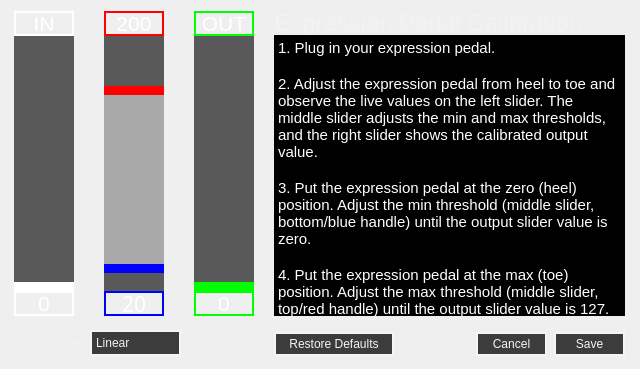
<?xml version="1.0" encoding="UTF-8"?>
<ui version="4.0">
 <class>pedalCal</class>
 <widget class="QDialog" name="pedalCal">
  <property name="geometry">
   <rect>
    <x>0</x>
    <y>0</y>
    <width>640</width>
    <height>369</height>
   </rect>
  </property>
  <property name="windowTitle">
   <string>Dialog</string>
  </property>
  <property name="styleSheet">
   <string notr="true">/**************LABEL**************/
QLabel
{
	font: 16pt &quot;Futura PT&quot;;
	color: rgb(242, 242, 242);
	background-color: transparent;
}

/*----------- QPushButton ------------*/
QPushButton
{
	background: rgb(60, 60, 60);
	color: rgb(245, 245, 245);
	border: 2px solid rgb(245, 245, 245);
	font: 12pt &quot;Futura PT&quot;;
	padding: 0, 1, 0, 0;
}


QPushButton:pressed
{
	background: rgb(245, 245, 245);
	color: rgb(60, 60, 60);
	border: 2px solid rgb(245, 245, 245);
	font: 12pt &quot;Futura PT&quot;;
	padding: 0, 1, 0, 0;
}

/*----------- QComboBox ------------*/
QComboBox
{
	font: 12pt &quot;Futura PT&quot;;
	border: 2px solid rgb(245, 245, 245);
	background: rgb(60, 60, 60);
	color: rgb(242, 242, 242);
	padding: 1px 3px 1px 4px;
 }

QComboBox QListView
{
	background-color: rgb(60, 60, 60);
	border: transparent;
	font: 12pt &quot;Futura PT&quot;;
	padding-left: 3px;
	padding-right: 3px;
	min-width: 70px;
}

QComboBox QAbstractItemView
{
    min-width: 150px;
}

QComboBox::item:alternate
{
	background: rgb(90, 90, 90);
}

QComboBox::item:selected
{
	border: 1px solid transparent;
	background: rgb(0,174,239);
}

QComboBox::indicator
{
	background-color: transparent;
	selection-background-color: transparent;
	color: transparent;
	selection-color: white;
}

QComboBox::drop-down
{
	width: 1px;
	height: 1px;
	subcontrol-origin: margin;
	subcontrol-position: right center;
	border-left-width: 0px;
	border-right-width: 0px;
	border-top-width: 0px;
	border-bottom-width: 0px;
	padding: 1px 1px 1px 4px;
}

QComboBox::disabled
{
	font: 12pt &quot;Futura PT&quot;;
	border: 2px solid rgb(100, 100, 100);
	background: rgba(20, 20, 20, 100);
	color: rgb(100, 100, 100);
	padding: 1px 3px 1px 4px;
}

QComboBox::focus
{
	border: 2px solid rgb(0, 174, 239);
}
</string>
  </property>
  <widget class="QSlider" name="slider_min">
   <property name="geometry">
    <rect>
     <x>104</x>
     <y>191</y>
     <width>60</width>
     <height>100</height>
    </rect>
   </property>
   <property name="styleSheet">
    <string notr="true">/*-------QSlider-------*/
QSlider
{
	background: none;
}

/*-----VERTICAL-----*/

QSlider::groove:vertical
{
	border: none;
}

QSlider::handle:vertical
{
	background: rgba(0, 0, 255,255);
	border: none;
	height: 9px;
	
}

QSlider::add-page:vertical
{
	background: rgba(89, 89, 89,255);
}

QSlider::sub-page:vertical
{
	background: rgba(169, 169, 169, 0);
}</string>
   </property>
   <property name="maximum">
    <number>100</number>
   </property>
   <property name="value">
    <number>20</number>
   </property>
   <property name="orientation">
    <enum>Qt::Vertical</enum>
   </property>
  </widget>
  <widget class="QSlider" name="slider_max">
   <property name="geometry">
    <rect>
     <x>104</x>
     <y>36</y>
     <width>60</width>
     <height>100</height>
    </rect>
   </property>
   <property name="styleSheet">
    <string notr="true">/*-------QSlider-------*/
QSlider
{
	background: none;
}

/*-----VERTICAL-----*/

QSlider::groove:vertical
{
	border: none;
}

QSlider::handle:vertical
{
	background: rgba(255, 0, 0,255);
	border: none;
	height: 9px;
	
}

QSlider::add-page:vertical
{
	background: rgba(89, 89, 89,0);
}

QSlider::sub-page:vertical
{
	background: rgba(89, 89, 89,255);
}</string>
   </property>
   <property name="minimum">
    <number>155</number>
   </property>
   <property name="maximum">
    <number>255</number>
   </property>
   <property name="value">
    <number>200</number>
   </property>
   <property name="orientation">
    <enum>Qt::Vertical</enum>
   </property>
  </widget>
  <widget class="QLabel" name="bg_midde_slider">
   <property name="geometry">
    <rect>
     <x>104</x>
     <y>36</y>
     <width>60</width>
     <height>255</height>
    </rect>
   </property>
   <property name="styleSheet">
    <string notr="true">background: rgba(169, 169, 169, 255)</string>
   </property>
   <property name="text">
    <string/>
   </property>
  </widget>
  <widget class="QSlider" name="slider_in">
   <property name="geometry">
    <rect>
     <x>14</x>
     <y>36</y>
     <width>60</width>
     <height>255</height>
    </rect>
   </property>
   <property name="styleSheet">
    <string notr="true">/*-------QSlider-------*/
QSlider
{
	background: none;
}

/*-----VERTICAL-----*/

QSlider::groove:vertical
{
	border: none;
}

QSlider::handle:vertical
{
	background: rgba(255, 255, 255, 255);;
	border: none;
	height: 9px;
	
}

QSlider::add-page:vertical
{
	background: rgba(89, 89, 89,255);
}

QSlider::sub-page:vertical
{
	background: rgba(89, 89, 89,255);
}</string>
   </property>
   <property name="minimum">
    <number>0</number>
   </property>
   <property name="maximum">
    <number>255</number>
   </property>
   <property name="value">
    <number>0</number>
   </property>
   <property name="orientation">
    <enum>Qt::Vertical</enum>
   </property>
  </widget>
  <widget class="ReadOnlySlider" name="slider_out">
   <property name="geometry">
    <rect>
     <x>194</x>
     <y>36</y>
     <width>60</width>
     <height>255</height>
    </rect>
   </property>
   <property name="styleSheet">
    <string notr="true">/*-------QSlider-------*/
QSlider
{
	background: none;
}

/*-----VERTICAL-----*/

QSlider::groove:vertical
{
	border: none;
}

QSlider::handle:vertical
{
	background: rgba(0, 255, 0,255);;
	border: none;
	height: 9px;
	
}

QSlider::add-page:vertical
{
	background: rgba(89, 89, 89,255);
}

QSlider::sub-page:vertical
{
	background: rgba(89, 89, 89,255);
}</string>
   </property>
   <property name="minimum">
    <number>0</number>
   </property>
   <property name="maximum">
    <number>127</number>
   </property>
   <property name="value">
    <number>0</number>
   </property>
   <property name="orientation">
    <enum>Qt::Vertical</enum>
   </property>
  </widget>
  <widget class="QLabel" name="label_min_val">
   <property name="geometry">
    <rect>
     <x>104</x>
     <y>291</y>
     <width>60</width>
     <height>25</height>
    </rect>
   </property>
   <property name="font">
    <font>
     <family>Futura PT</family>
     <pointsize>16</pointsize>
     <italic>false</italic>
     <bold>false</bold>
    </font>
   </property>
   <property name="styleSheet">
    <string notr="true">color: white;
border: 2px solid blue;</string>
   </property>
   <property name="text">
    <string>20</string>
   </property>
   <property name="alignment">
    <set>Qt::AlignCenter</set>
   </property>
  </widget>
  <widget class="QLabel" name="label_in_val">
   <property name="geometry">
    <rect>
     <x>14</x>
     <y>291</y>
     <width>60</width>
     <height>25</height>
    </rect>
   </property>
   <property name="font">
    <font>
     <pointsize>16</pointsize>
     <italic>false</italic>
     <bold>false</bold>
    </font>
   </property>
   <property name="styleSheet">
    <string notr="true">color: white;
border: 2px solid white;</string>
   </property>
   <property name="text">
    <string>0</string>
   </property>
   <property name="alignment">
    <set>Qt::AlignCenter</set>
   </property>
  </widget>
  <widget class="QLabel" name="label_out_val">
   <property name="geometry">
    <rect>
     <x>194</x>
     <y>291</y>
     <width>60</width>
     <height>25</height>
    </rect>
   </property>
   <property name="font">
    <font>
     <pointsize>16</pointsize>
     <italic>false</italic>
     <bold>false</bold>
    </font>
   </property>
   <property name="styleSheet">
    <string notr="true">color: white;
border: 2px solid rgb(0,255,0);</string>
   </property>
   <property name="text">
    <string>0</string>
   </property>
   <property name="alignment">
    <set>Qt::AlignCenter</set>
   </property>
  </widget>
  <widget class="QLabel" name="label_max_val">
   <property name="geometry">
    <rect>
     <x>104</x>
     <y>11</y>
     <width>60</width>
     <height>25</height>
    </rect>
   </property>
   <property name="font">
    <font>
     <pointsize>16</pointsize>
     <italic>false</italic>
     <bold>false</bold>
    </font>
   </property>
   <property name="styleSheet">
    <string notr="true">color: white;
border: 2px solid red;</string>
   </property>
   <property name="text">
    <string>200</string>
   </property>
   <property name="alignment">
    <set>Qt::AlignCenter</set>
   </property>
  </widget>
  <widget class="QLabel" name="label_in">
   <property name="geometry">
    <rect>
     <x>14</x>
     <y>11</y>
     <width>60</width>
     <height>25</height>
    </rect>
   </property>
   <property name="font">
    <font>
     <pointsize>16</pointsize>
     <italic>false</italic>
     <bold>false</bold>
    </font>
   </property>
   <property name="styleSheet">
    <string notr="true">color: white;
border: 2px solid white;</string>
   </property>
   <property name="text">
    <string>IN</string>
   </property>
   <property name="alignment">
    <set>Qt::AlignCenter</set>
   </property>
  </widget>
  <widget class="QLabel" name="label_out">
   <property name="geometry">
    <rect>
     <x>194</x>
     <y>11</y>
     <width>60</width>
     <height>25</height>
    </rect>
   </property>
   <property name="font">
    <font>
     <pointsize>16</pointsize>
     <italic>false</italic>
     <bold>false</bold>
    </font>
   </property>
   <property name="styleSheet">
    <string notr="true">color: white;
border: 2px solid rgb(0,255,0);</string>
   </property>
   <property name="text">
    <string>OUT</string>
   </property>
   <property name="alignment">
    <set>Qt::AlignCenter</set>
   </property>
  </widget>
  <widget class="QTextBrowser" name="text_instructions">
   <property name="geometry">
    <rect>
     <x>274</x>
     <y>35</y>
     <width>351</width>
     <height>281</height>
    </rect>
   </property>
   <property name="styleSheet">
    <string notr="true">QTextEdit {
    background-color: rgba(0,0,0,255);
    color: white;
    font: 14px &quot;Futura-normal&quot;;
border: black;
}
</string>
   </property>
   <property name="verticalScrollBarPolicy">
    <enum>Qt::ScrollBarAlwaysOff</enum>
   </property>
   <property name="html">
    <string>&lt;!DOCTYPE HTML PUBLIC &quot;-//W3C//DTD HTML 4.0//EN&quot; &quot;http://www.w3.org/TR/REC-html40/strict.dtd&quot;&gt;
&lt;html&gt;&lt;head&gt;&lt;meta name=&quot;qrichtext&quot; content=&quot;1&quot; /&gt;&lt;meta charset=&quot;utf-8&quot; /&gt;&lt;style type=&quot;text/css&quot;&gt;
p, li { white-space: pre-wrap; }
&lt;/style&gt;&lt;/head&gt;&lt;body style=&quot; font-family:'Futura-normal'; font-size:14px; font-weight:400; font-style:normal;&quot;&gt;
&lt;p style=&quot; margin-top:0px; margin-bottom:0px; margin-left:0px; margin-right:0px; -qt-block-indent:0; text-indent:0px;&quot;&gt;&lt;span style=&quot; font-family:'Droid Sans Mono'; font-size:11pt;&quot;&gt;1. Plug in your expression pedal.&lt;/span&gt;&lt;/p&gt;
&lt;p style=&quot;-qt-paragraph-type:empty; margin-top:0px; margin-bottom:0px; margin-left:0px; margin-right:0px; -qt-block-indent:0; text-indent:0px; font-family:'Droid Sans Mono'; font-size:11pt;&quot;&gt;&lt;br /&gt;&lt;/p&gt;
&lt;p style=&quot; margin-top:0px; margin-bottom:0px; margin-left:0px; margin-right:0px; -qt-block-indent:0; text-indent:0px;&quot;&gt;&lt;span style=&quot; font-family:'Droid Sans Mono'; font-size:11pt;&quot;&gt;2. Adjust the expression pedal from heel to toe and observe the live values on the left slider. The middle slider adjusts the min and max thresholds, and the right slider shows the calibrated output value.&lt;/span&gt;&lt;/p&gt;
&lt;p style=&quot;-qt-paragraph-type:empty; margin-top:0px; margin-bottom:0px; margin-left:0px; margin-right:0px; -qt-block-indent:0; text-indent:0px; font-family:'Droid Sans Mono'; font-size:11pt;&quot;&gt;&lt;br /&gt;&lt;/p&gt;
&lt;p style=&quot; margin-top:0px; margin-bottom:0px; margin-left:0px; margin-right:0px; -qt-block-indent:0; text-indent:0px;&quot;&gt;&lt;span style=&quot; font-family:'Droid Sans Mono'; font-size:11pt;&quot;&gt;3. Put the expression pedal at the zero (heel) position. Adjust the min threshold (middle slider, bottom/blue handle) until the output slider value is zero.&lt;/span&gt;&lt;/p&gt;
&lt;p style=&quot;-qt-paragraph-type:empty; margin-top:0px; margin-bottom:0px; margin-left:0px; margin-right:0px; -qt-block-indent:0; text-indent:0px; font-family:'Droid Sans Mono'; font-size:11pt;&quot;&gt;&lt;br /&gt;&lt;/p&gt;
&lt;p style=&quot; margin-top:0px; margin-bottom:0px; margin-left:0px; margin-right:0px; -qt-block-indent:0; text-indent:0px;&quot;&gt;&lt;span style=&quot; font-family:'Droid Sans Mono'; font-size:11pt;&quot;&gt;4. Put the expression pedal at the max (toe) position. Adjust the max threshold (middle slider, top/red handle) until the output slider value is 127.&lt;/span&gt;&lt;/p&gt;
&lt;p style=&quot;-qt-paragraph-type:empty; margin-top:0px; margin-bottom:0px; margin-left:0px; margin-right:0px; -qt-block-indent:0; text-indent:0px; font-family:'Droid Sans Mono'; font-size:11pt;&quot;&gt;&lt;br /&gt;&lt;/p&gt;
&lt;p style=&quot; margin-top:0px; margin-bottom:0px; margin-left:0px; margin-right:0px; -qt-block-indent:0; text-indent:0px;&quot;&gt;&lt;span style=&quot; font-family:'Droid Sans Mono'; font-size:11pt;&quot;&gt;5. When satisfied, click [save] to send the calibration values to the device.&lt;/span&gt;&lt;/p&gt;
&lt;p style=&quot;-qt-paragraph-type:empty; margin-top:0px; margin-bottom:0px; margin-left:0px; margin-right:0px; -qt-block-indent:0; text-indent:0px; font-family:'Droid Sans Mono'; font-size:11pt;&quot;&gt;&lt;br /&gt;&lt;/p&gt;&lt;/body&gt;&lt;/html&gt;</string>
   </property>
  </widget>
  <widget class="QLabel" name="label_title">
   <property name="geometry">
    <rect>
     <x>274</x>
     <y>10</y>
     <width>351</width>
     <height>25</height>
    </rect>
   </property>
   <property name="font">
    <font>
     <pointsize>18</pointsize>
     <italic>false</italic>
     <bold>false</bold>
    </font>
   </property>
   <property name="styleSheet">
    <string notr="true">QLabel
{
	color: white;
	font: 18pt &quot;Futura PT&quot;;
	color: rgb(242, 242, 242);
	background-color: transparent;
}

</string>
   </property>
   <property name="text">
    <string>Expression Pedal Calibration</string>
   </property>
   <property name="alignment">
    <set>Qt::AlignLeading|Qt::AlignLeft|Qt::AlignVCenter</set>
   </property>
  </widget>
  <widget class="QComboBox" name="dropdown_table">
   <property name="geometry">
    <rect>
     <x>90</x>
     <y>330</y>
     <width>91</width>
     <height>26</height>
    </rect>
   </property>
   <property name="toolTip">
    <string>Sets the type of curve to &lt;br&gt;apply to incoming values. </string>
   </property>
   <property name="styleSheet">
    <string notr="true">/*----------- QComboBox ------------*/
QComboBox
{

}

QComboBox::down-arrow
{
	border: none;
	background: none;
	image: url(:/ui/ui_images/combobox_menu_arrows.svg);
	padding-right: 15px;
}</string>
   </property>
   <item>
    <property name="text">
     <string>Linear</string>
    </property>
   </item>
   <item>
    <property name="text">
     <string>Sine</string>
    </property>
   </item>
   <item>
    <property name="text">
     <string>Cosine</string>
    </property>
   </item>
   <item>
    <property name="text">
     <string>Exponential</string>
    </property>
   </item>
   <item>
    <property name="text">
     <string>Logarithmic</string>
    </property>
   </item>
   <item>
    <property name="text">
     <string>DeadZone</string>
    </property>
   </item>
  </widget>
  <widget class="QLabel" name="label_13">
   <property name="geometry">
    <rect>
     <x>20</x>
     <y>330</y>
     <width>61</width>
     <height>26</height>
    </rect>
   </property>
   <property name="text">
    <string>Curve:</string>
   </property>
   <property name="alignment">
    <set>Qt::AlignRight|Qt::AlignTrailing|Qt::AlignVCenter</set>
   </property>
  </widget>
  <widget class="QPushButton" name="button_restore">
   <property name="geometry">
    <rect>
     <x>274</x>
     <y>332</y>
     <width>120</width>
     <height>24</height>
    </rect>
   </property>
   <property name="text">
    <string>Restore Defaults</string>
   </property>
  </widget>
  <widget class="QPushButton" name="button_cancel">
   <property name="geometry">
    <rect>
     <x>476</x>
     <y>332</y>
     <width>71</width>
     <height>24</height>
    </rect>
   </property>
   <property name="text">
    <string>Cancel</string>
   </property>
  </widget>
  <widget class="QPushButton" name="button_save">
   <property name="geometry">
    <rect>
     <x>554</x>
     <y>332</y>
     <width>71</width>
     <height>24</height>
    </rect>
   </property>
   <property name="text">
    <string>Save</string>
   </property>
  </widget>
  <zorder>bg_midde_slider</zorder>
  <zorder>slider_min</zorder>
  <zorder>slider_max</zorder>
  <zorder>slider_in</zorder>
  <zorder>slider_out</zorder>
  <zorder>label_min_val</zorder>
  <zorder>label_in_val</zorder>
  <zorder>label_out_val</zorder>
  <zorder>label_max_val</zorder>
  <zorder>label_in</zorder>
  <zorder>label_out</zorder>
  <zorder>text_instructions</zorder>
  <zorder>label_title</zorder>
  <zorder>dropdown_table</zorder>
  <zorder>label_13</zorder>
  <zorder>button_restore</zorder>
  <zorder>button_cancel</zorder>
  <zorder>button_save</zorder>
 </widget>
 <customwidgets>
  <customwidget>
   <class>ReadOnlySlider</class>
   <extends>QSlider</extends>
   <header>readOnlySlider.h</header>
  </customwidget>
 </customwidgets>
 <resources/>
 <connections/>
</ui>
